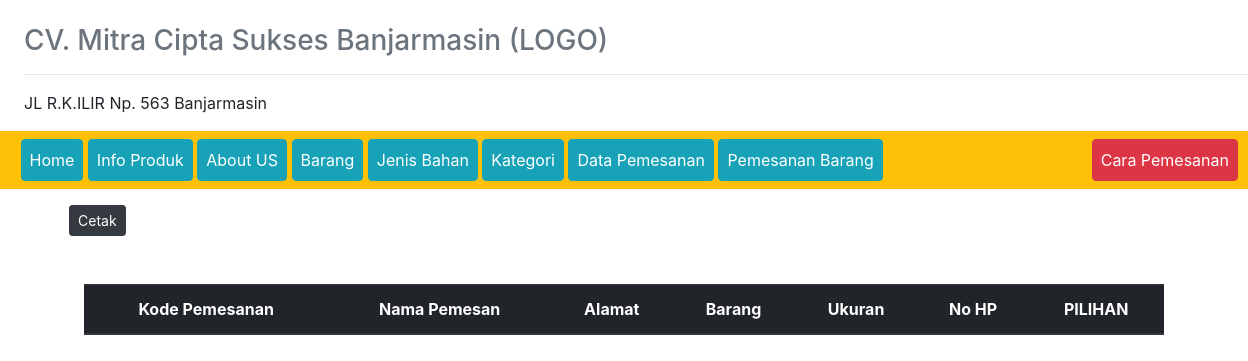
Page /?view=data-pemesanan (signed in) on the earlier database version.
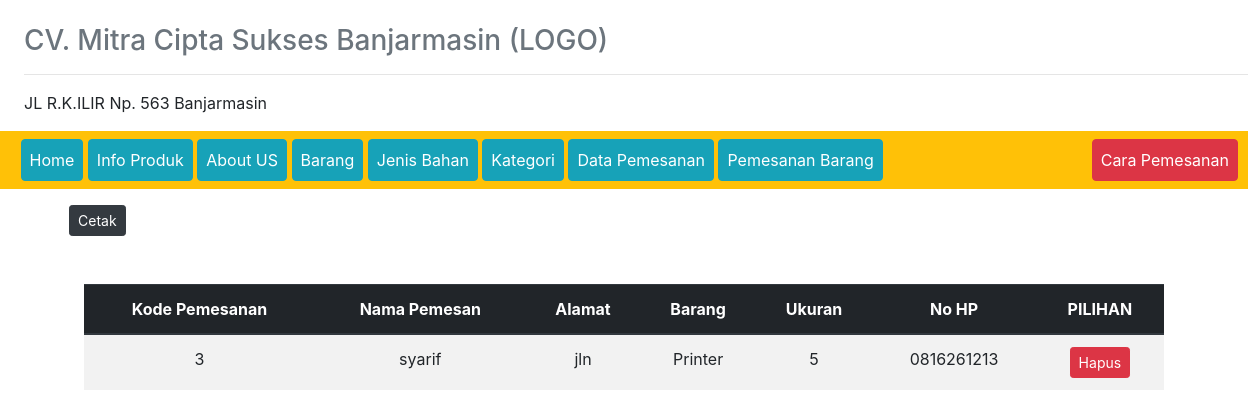
Same page on the later database version.
### tables this page shows
CREATE TABLE `pemesanan` (
  `kode_pemesanan` int(50) NOT NULL,
  `nama_pemesan` varchar(50) NOT NULL,
  `alamat` varchar(255) NOT NULL,
  `barang` int(50) NOT NULL,
  `ukuran` int(10) NOT NULL,
  `no_hp` varchar(15) NOT NULL
);

CREATE TABLE `nama_barang` (
  `kode_barang` int(50) NOT NULL,
  `nama_barang` varchar(50) NOT NULL,
  `type_barang` varchar(50) NOT NULL,
  `kategori` int(50) NOT NULL
);

### models/admin.php (called while the page is built, shortened)
<?php
class Admin
{
  private $mysqli;
  function __construct($mysqli)
  {
    $this->mysqli = $mysqli;
  }
  public function showPemesanan()
  {
    $db = $this->mysqli->conn;
    $sql = " SELECT * FROM pemesanan
          INNER JOIN nama_barang ON nama_barang.kode_barang = pemesanan.barang";
    $query = $db->query($sql);
    return $query;
  }
}
?>

### view/data-pemesanan.php (the view)
<div class="btn-group">
  <a href="view/laporan/laporan-pemesanan.php" class="btn btn-sm btn-dark">Cetak</a>
</div>
<div class="container mt-5">
<div class="daftar-table table-responsive">
  <table class="table table-striped text-center" id="table">
    <thead class="thead-dark">
      <tr>
        <th>Kode Pemesanan</th>
        <th>Nama Pemesan</th>
        <th>Alamat </th>
        <th>Barang </th>
        <th>Ukuran </th>
        <th>No HP </th>
        <th>PILIHAN</th>
      </tr>
    </thead>
    <tbody>
      <?php
      $data = $objAdmin->showPemesanan();
      while ($a = $data->fetch_object()) {
      ?>
      <tr>
        <td><?=$a->kode_pemesanan ?></td>
        <td><?=$a->nama_pemesan ?></td>
        <td><?=$a->alamat ?></td>
        <td><?=$a->nama_barang ?></td>
        <td><?=$a->ukuran ?></td>
        <td><?=$a->no_hp ?></td>
        <td>
          <div class="btn-group">
            <a href="?view=hapus-pemesanan&id-pesan=<?=$a->kode_pemesanan ?>" onclick="return confirm('Hapus data ?')" class="btn btn-sm btn-danger">Hapus</a>
          </div>
        </td>
      </tr>
    <?php } ?>
    </tbody>
  </table>
</div>
</div>

Differences in the rows shown:
added pemesanan: kode_pemesanan "3", nama_pemesan "syarif", alamat "jln", nama_barang.nama_barang "Printer", ukuran "5", no_hp "0816261213"
